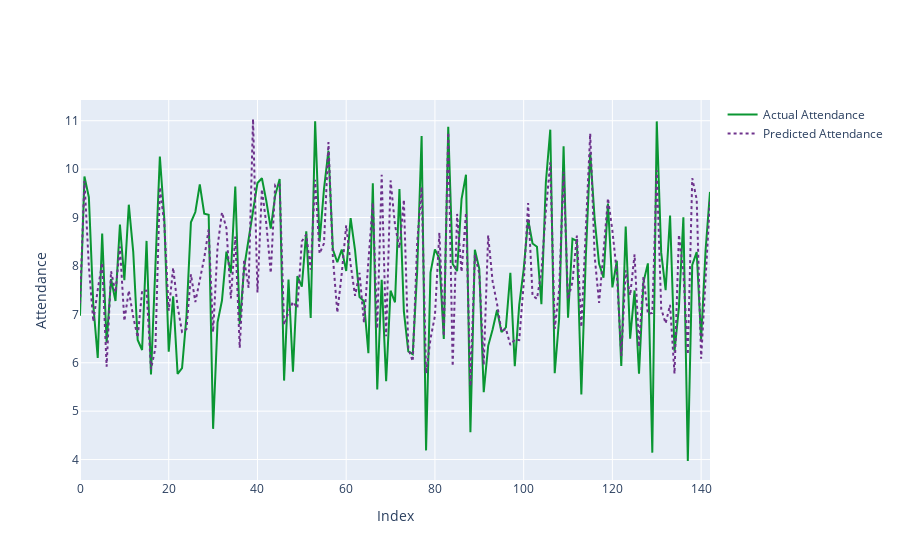

Notebook code cell kept with this figure:
### Code cell
trace0 = go.Scatter(
    y = y_test,
    x = np.arange(200), 
    mode = 'lines', 
    name = 'Actual Attendance',
    marker = dict(
    color = 'rgb(10, 150, 50)')
)

trace1 = go.Scatter(
    y = y_pred,
    x = np.arange(200), 
    mode = 'lines', 
    name = 'Predicted Attendance',
    line = dict(
        color = 'rgb(110, 50, 140)',
        dash = 'dot'
    )
)


layout = go.Layout(
    xaxis = dict(title = 'Index'), 
    yaxis = dict(title = 'Attendance')
)

figure = go.Figure(data = [trace0, trace1], layout = layout)
iplot(figure)

### Figure 1 — Plotly figure (JSON) as saved in the notebook; plotly's stock layout.template omitted (floating-point values rounded to 4 significant figures; data arrays with more than 128 entries replaced by an {"elided": "..."} marker saying what was removed)
{"data": [{"marker": {"color": "rgb(10, 150, 50)"}, "mode": "lines", "name": "Actual Attendance", "type": "scatter", "x": {"elided": "200 int values"}, "y": {"elided": "143 float values"}}, {"line": {"color": "rgb(110, 50, 140)", "dash": "dot"}, "mode": "lines", "name": "Predicted Attendance", "type": "scatter", "x": {"elided": "200 int values"}, "y": {"elided": "143 float values"}}], "layout": {"xaxis": {"title": {"text": "Index"}}, "yaxis": {"title": {"text": "Attendance"}}}}
